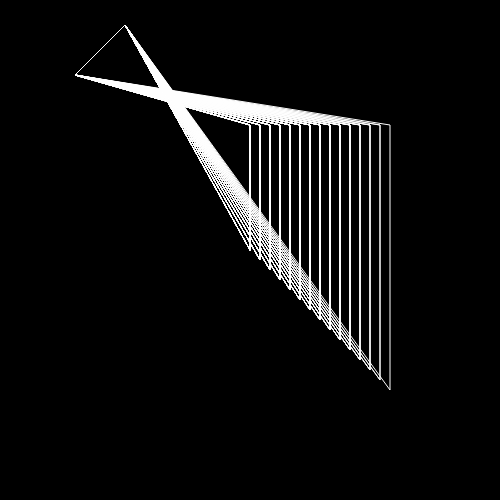
Frame 1 (no input)
Frame 60 (no input): identical to frame 1, image omitted
Frame 120 (the mouse pressed at the canvas centre since frame 60): identical to frame 1, image omitted

The p5.js sketch that drew this single still picture (run headless with seeded random() and noise() and a simulated clock; from frame 60 on, the mouse is pressed at the canvas centre):

// p5.js sketch
// ── sketch.js
function setup() {
  createCanvas(500, 500);
}

function draw() {
  background(0);
  stroke(255);
  fill(0,0);
   beginShape();
   for (var i = 250; i < 400; i += 10) {
  
  vertex (i, i);
  vertex (i, 125);
  vertex (75, 75);
  vertex (125, 25);
  endShape(CLOSE);
     }
  
  
}
